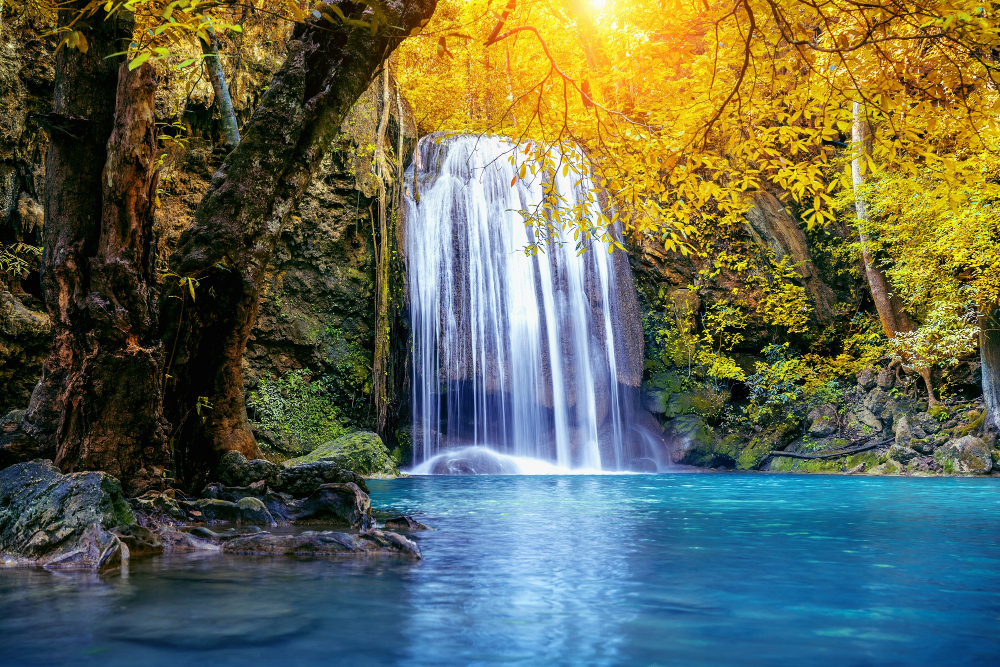
#> input picture nature1.jpg, 1000 x 667 px
$ python imagetransformation-fliping.py
#> lines starting #> are read from the running program, lines starting #| are printed output that depends on the picture
'''
The program is written to transform the image
'''
import cv2
import numpy as np

image_path = 'nature1.jpg'

img = cv2.imread(image_path)
#> img is the input picture: shape (667, 1000, 3); mean B, G, R 81.1, 103.1, 96.7

if img is None:
    print("Error: Image not loaded for flipping.")
else:
    # Flip horizontally
    flipped_h = cv2.flip(img, 1)
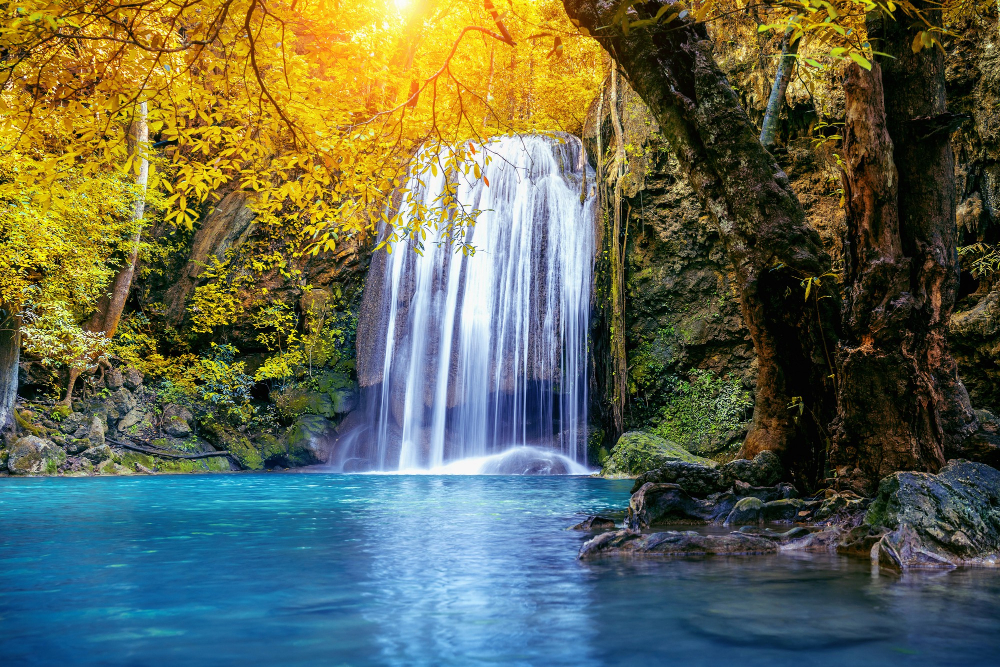
#> flipped_h: shape (667, 1000, 3); mean B, G, R 81.1, 103.1, 96.7
    # Flip vertically
    flipped_v = cv2.flip(img, 0)
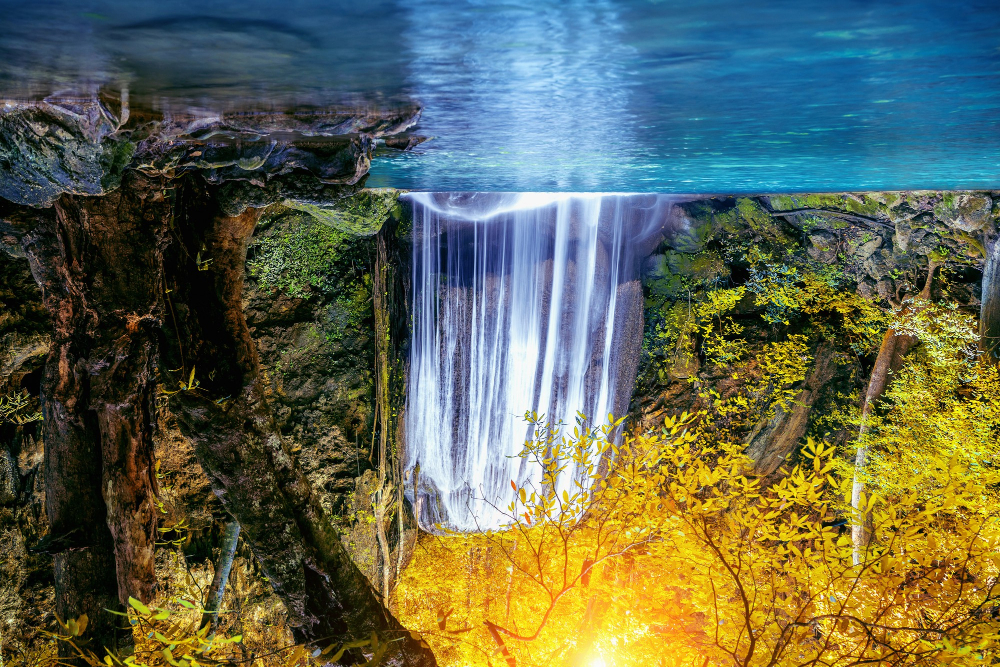
#> flipped_v: shape (667, 1000, 3); mean B, G, R 81.1, 103.1, 96.7
    # Flip both horizontally and vertically
    flipped_hv = cv2.flip(img, -1)
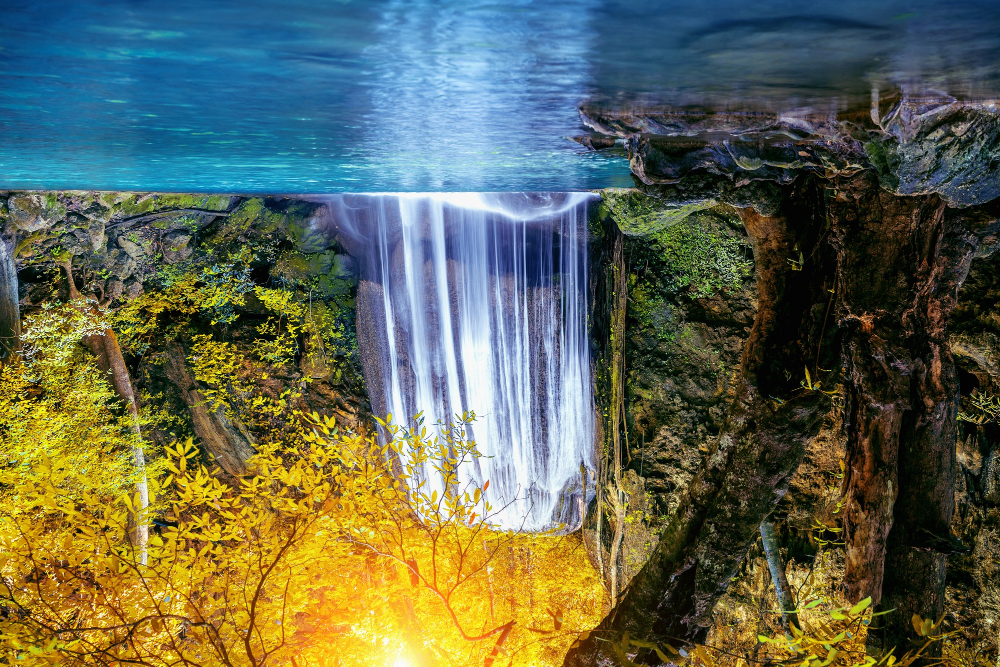
#> flipped_hv: shape (667, 1000, 3); mean B, G, R 81.1, 103.1, 96.7
    cv2.imshow('Original', img)
    cv2.imshow('Flipped Horizontally', flipped_h)
    cv2.imshow('Flipped Vertically', flipped_v)
    cv2.imshow('Flipped Both', flipped_hv)
    cv2.waitKey(0)
    cv2.destroyAllWindows()

$ run again, with image_resizing.png saved as nature1.jpg
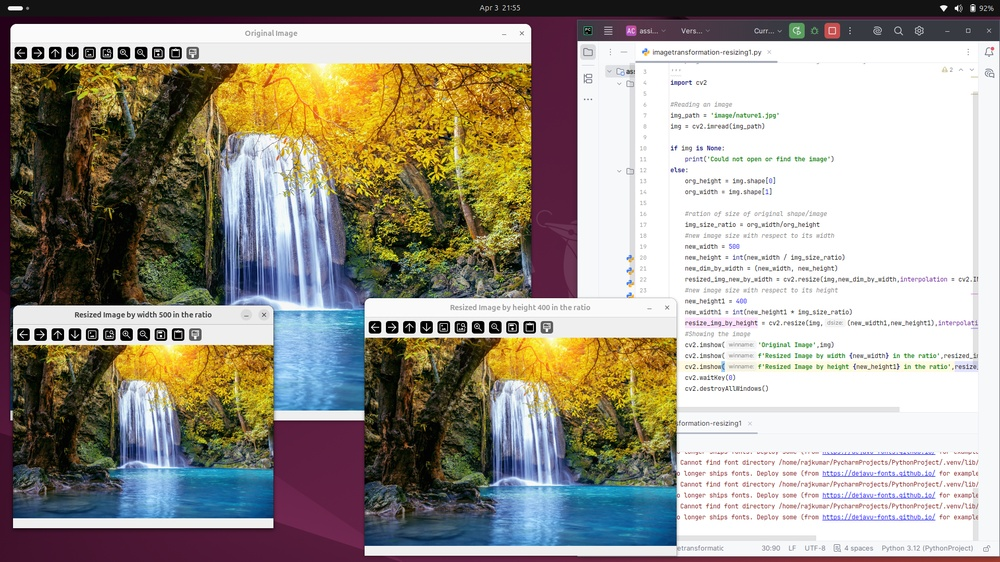
#> input picture image_resizing.png, 1000 x 562 px, shrunk from 1920 x 1080 before the run
#> img is the input picture: shape (562, 1000, 3); mean B, G, R 142.1, 152.5, 158.1
#> `flipped_v = cv2.flip(img, 0)`:
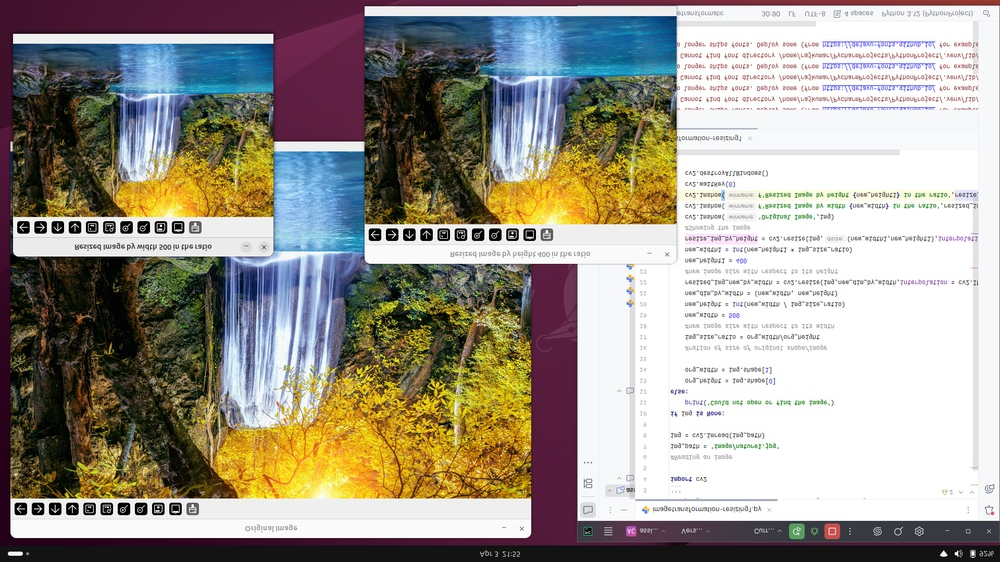
#> flipped_v: shape (562, 1000, 3); mean B, G, R 142.1, 152.5, 158.1
#> `flipped_hv = cv2.flip(img, -1)`:
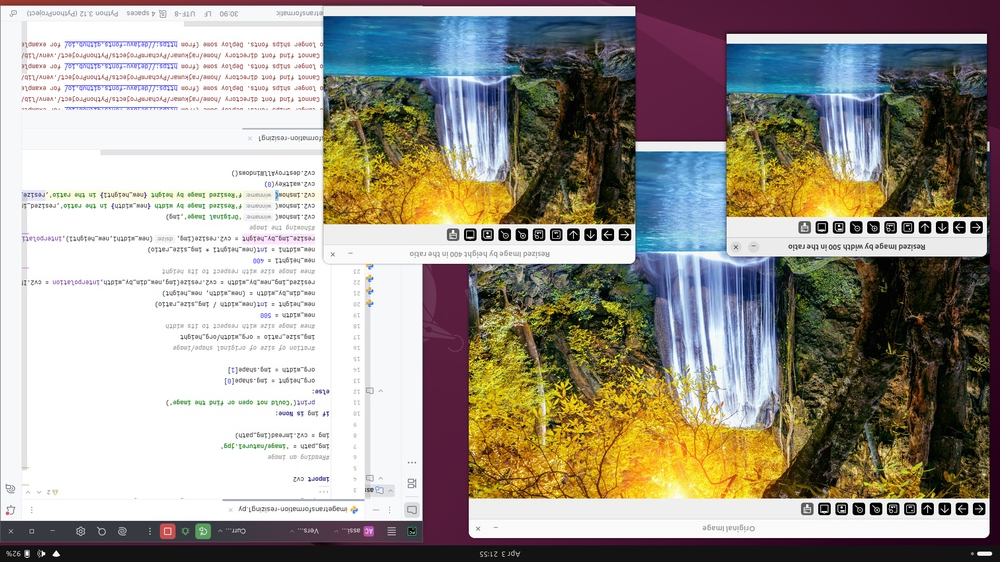
#> flipped_hv: shape (562, 1000, 3); mean B, G, R 142.1, 152.5, 158.1

$ run again, with laplacian-operator.png saved as nature1.jpg
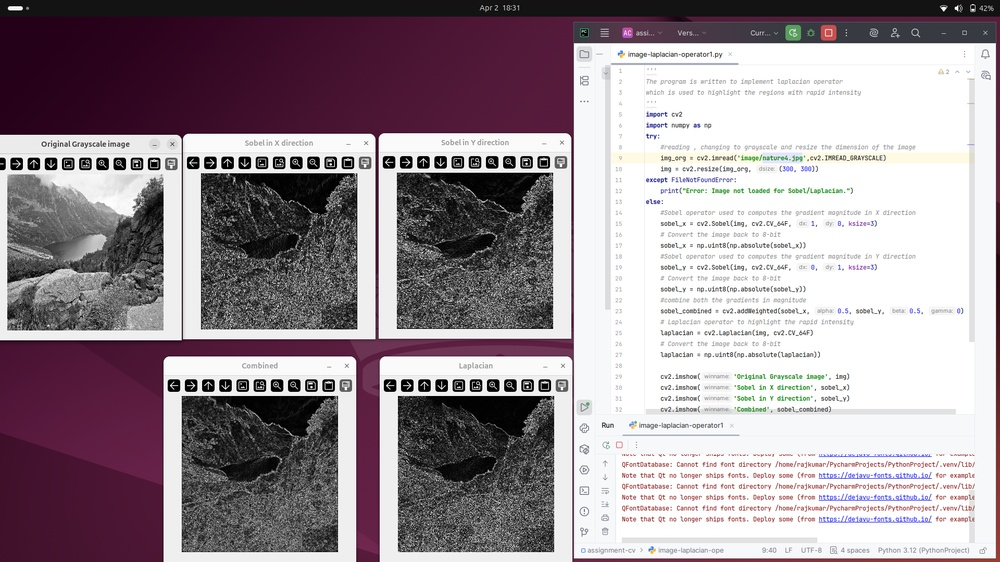
#> input picture laplacian-operator.png, 1000 x 562 px, shrunk from 1920 x 1080 before the run
#> img is the input picture: shape (562, 1000, 3); mean B, G, R 151.2, 144.5, 156.1
#> `flipped_v = cv2.flip(img, 0)`:
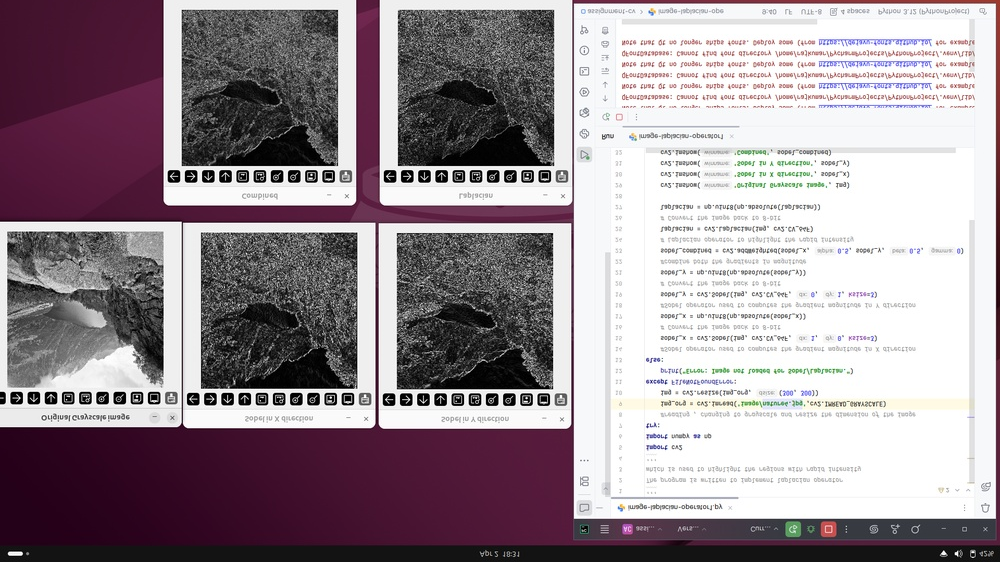
#> flipped_v: shape (562, 1000, 3); mean B, G, R 151.2, 144.5, 156.1
#> `flipped_hv = cv2.flip(img, -1)`:
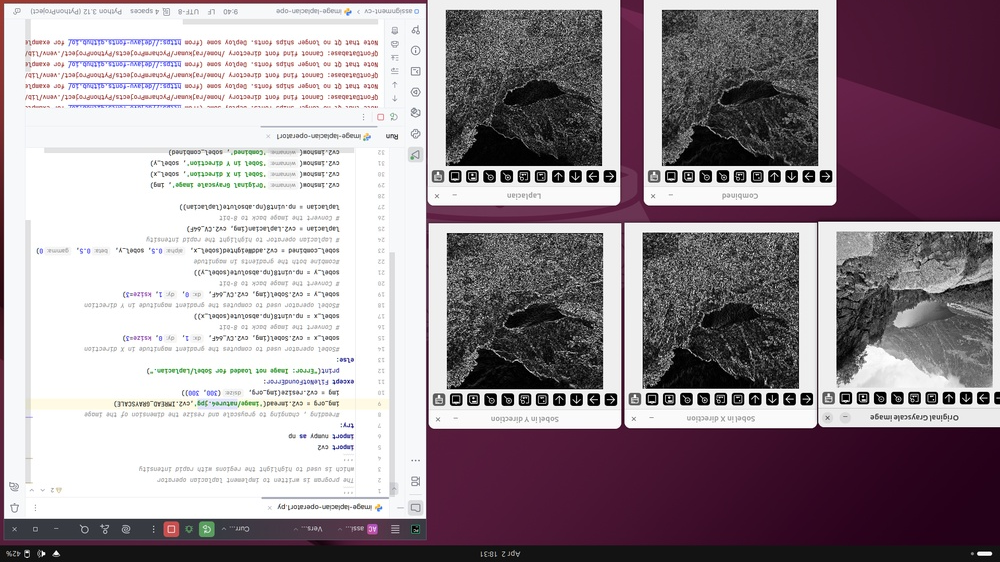
#> flipped_hv: shape (562, 1000, 3); mean B, G, R 151.2, 144.5, 156.1

$ run again, with rotating image.png saved as nature1.jpg
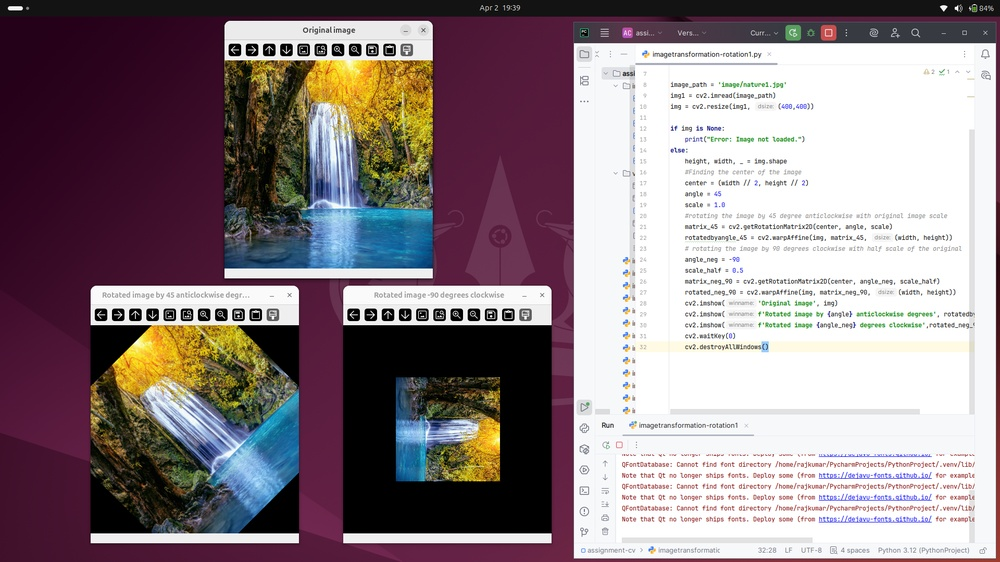
#> input picture rotating image.png, 1000 x 562 px, shrunk from 1920 x 1080 before the run
#> img is the input picture: shape (562, 1000, 3); mean B, G, R 134.3, 129.3, 143.2
#> `flipped_v = cv2.flip(img, 0)`:
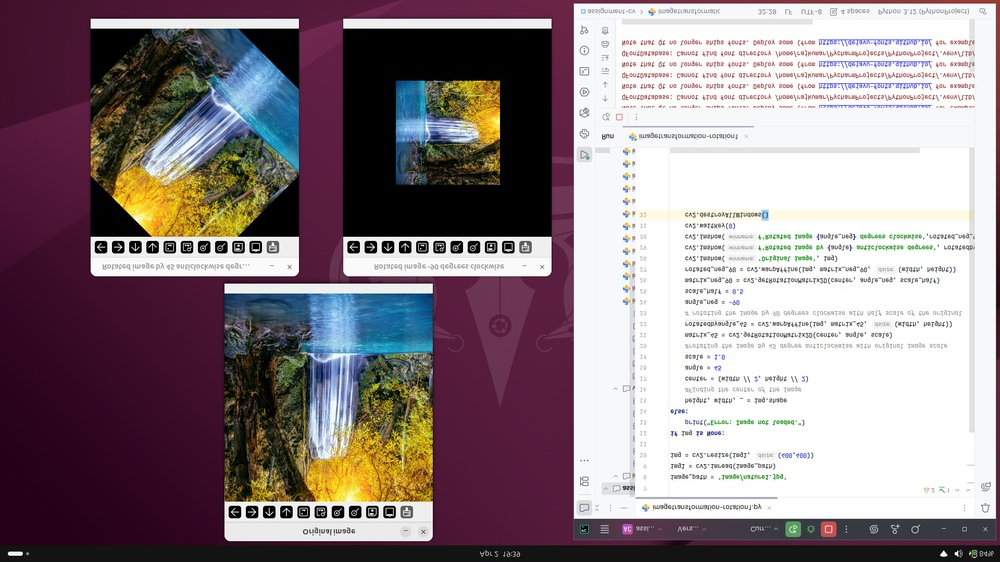
#> flipped_v: shape (562, 1000, 3); mean B, G, R 134.3, 129.3, 143.2
#> `flipped_hv = cv2.flip(img, -1)`:
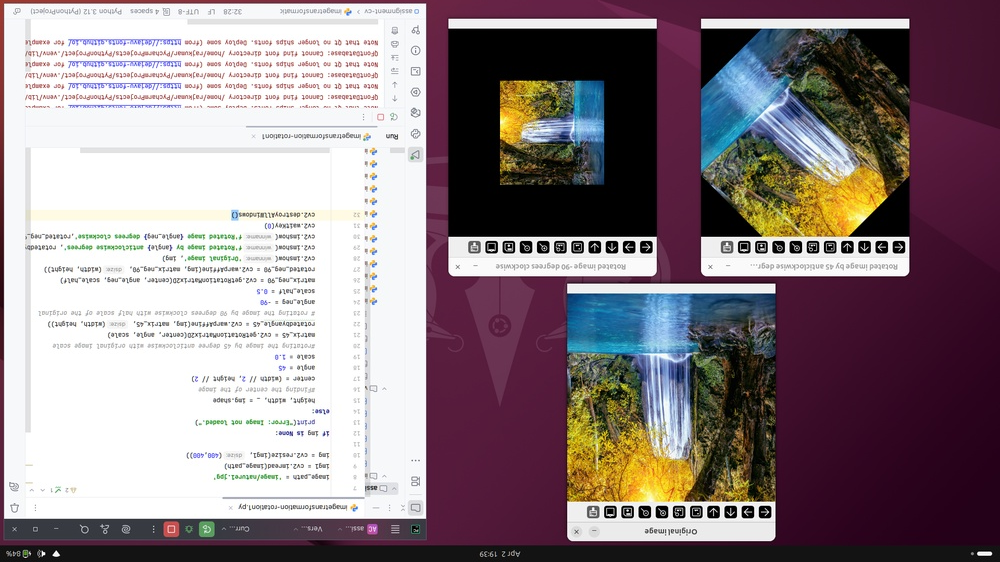
#> flipped_hv: shape (562, 1000, 3); mean B, G, R 134.3, 129.3, 143.2
